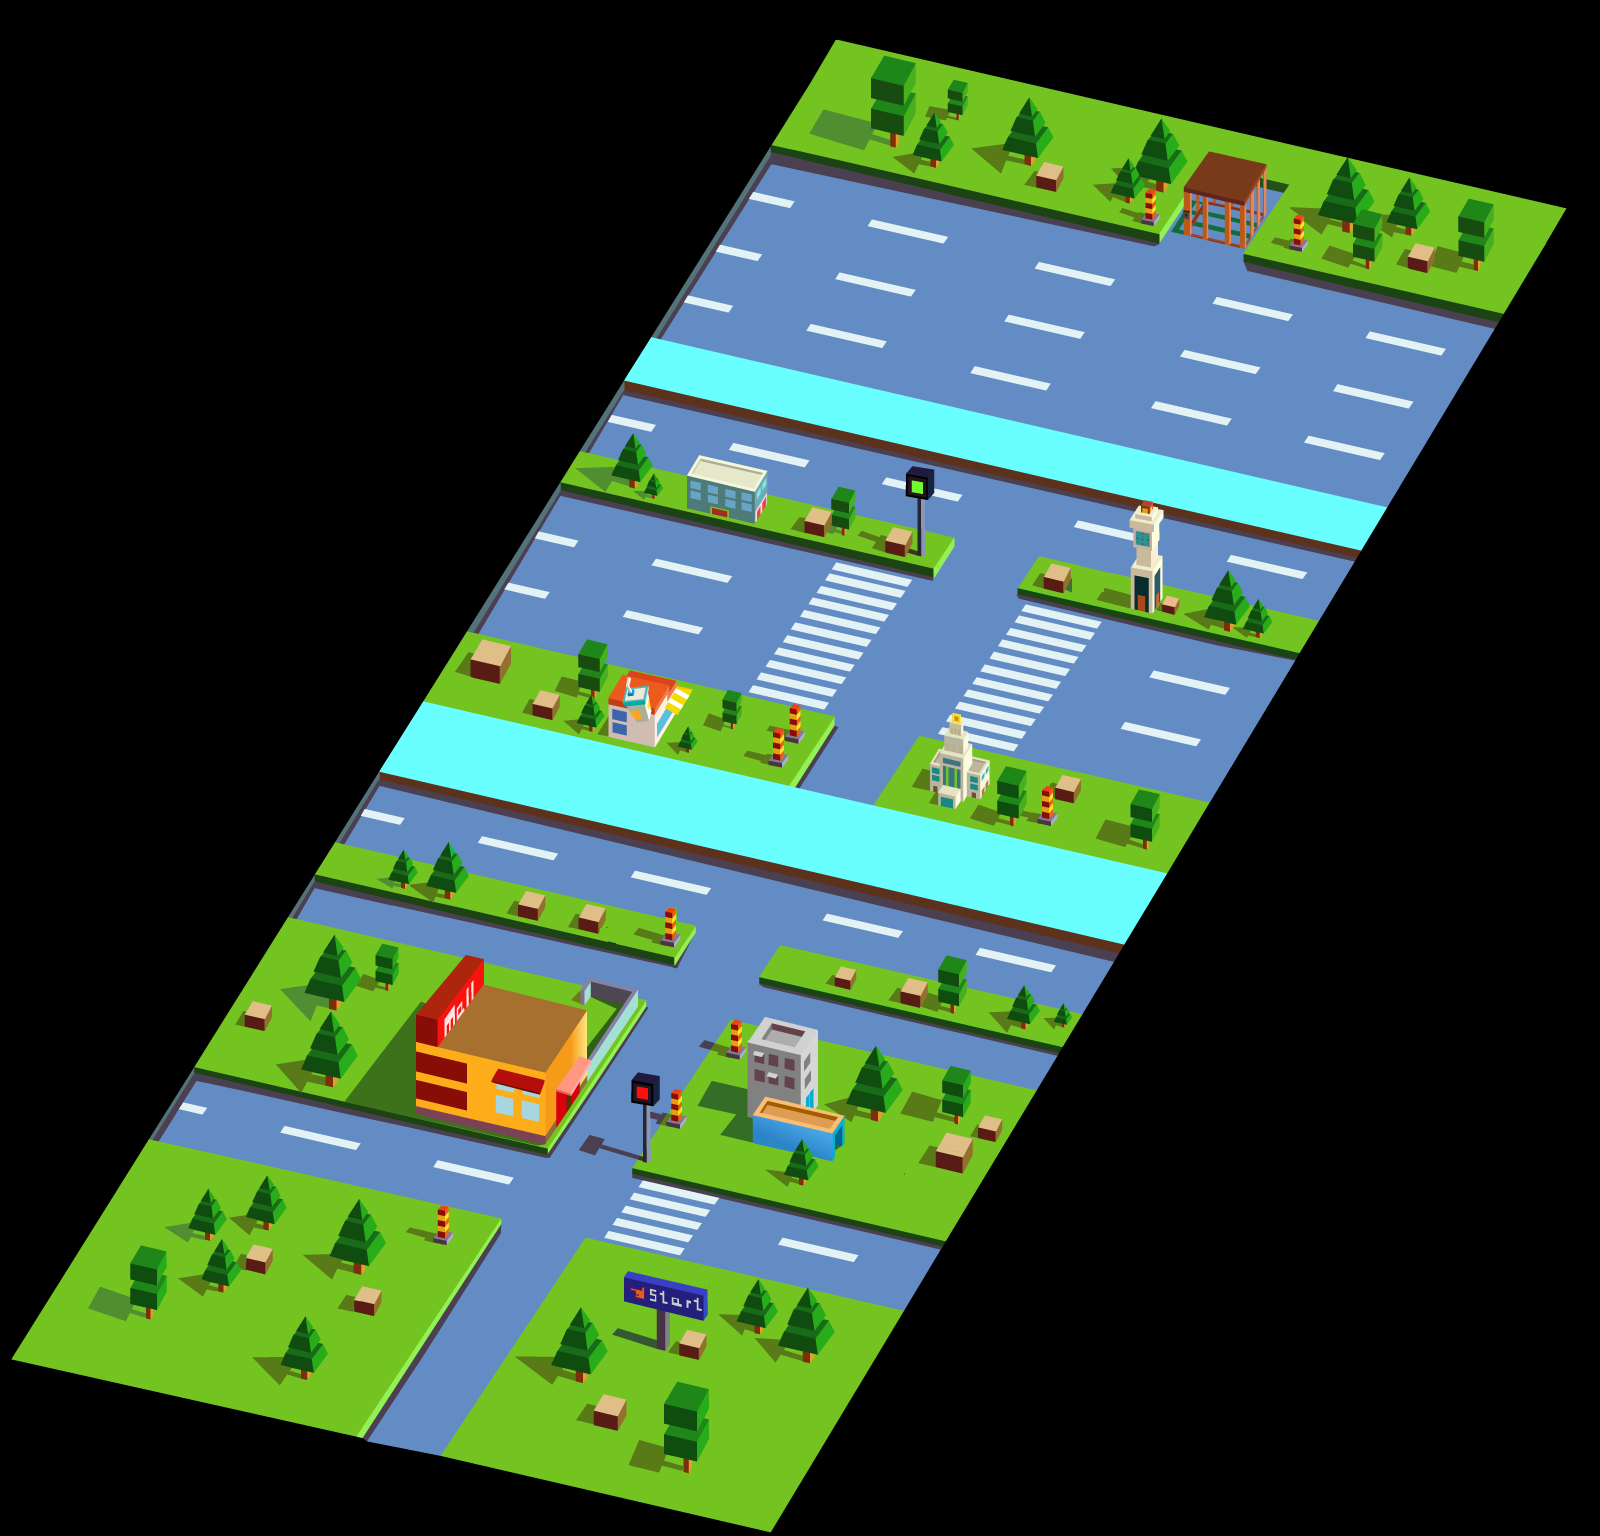

The image is a tile-based game level rendered from a .tmx file. Its description and source (layers, tilesets, objects; grid data summarised) follow:
An orthogonal 200x192 tile map with 8x8 px tiles, 1 tile layer (background).

<map version="1.0" orientation="orthogonal" renderorder="right-up" width="200" height="192" tilewidth="8" tileheight="8" nextobjectid="1">
 <tileset firstgid="1" name="城市完成5" tilewidth="8" tileheight="8" tilecount="38728" columns="206">
  <image source="城市完成5.png" width="1648" height="1510" />
 </tileset>
 <layer name="background" width="200" height="192">
  <data>[38400 cells, 36652 non-empty, 36594 distinct tile ids]</data>
 </layer>
</map>
